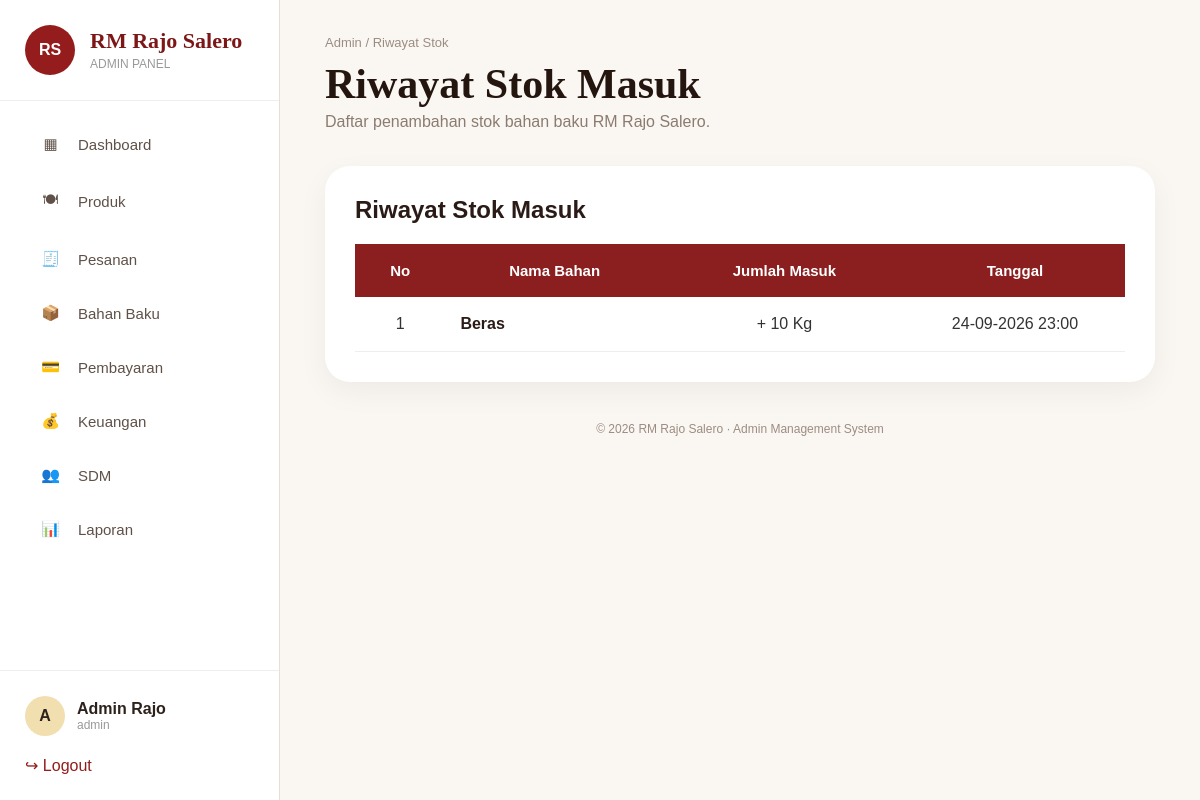
/admin/riwayat_stok.php (signed in), run on the app's committed database.
### tables this page shows
CREATE TABLE `stok_masuk` (
  `id` int(11) NOT NULL,
  `bahan_id` int(11) NOT NULL,
  `jumlah` int(11) NOT NULL,
  `tanggal` datetime DEFAULT current_timestamp()
);

CREATE TABLE `bahan_baku` (
  `id` int(11) NOT NULL,
  `nama_bahan` varchar(100) NOT NULL,
  `kategori` varchar(50) DEFAULT NULL,
  `jumlah` int(11) NOT NULL,
  `satuan` varchar(20) DEFAULT NULL,
  `stok_minimal` int(11) DEFAULT 5,
  `created_at` timestamp NOT NULL DEFAULT current_timestamp()
);

### admin/riwayat_stok.php (the view, shortened to what this page needs)
<?php
require_once 'database.php';
$riwayat = mysqli_query(
    $conn,
    "SELECT
        stok_masuk.*,
        bahan_baku.nama_bahan,
        bahan_baku.satuan
    FROM stok_masuk
    JOIN bahan_baku
    ON stok_masuk.bahan_id = bahan_baku.id
    ORDER BY stok_masuk.tanggal DESC"
);
?>
<!DOCTYPE html>
<html lang="id">
<head>
<link rel="stylesheet" href="dashboard.css">
<link rel="stylesheet" href="bahan_baku.css">
</head>
<body>
<div class="admin-layout">
<?php include 'sidebar.php'; ?>
<main class="main-content">
<header class="topbar">
<div>
<p class="breadcrumb">
Admin / Riwayat Stok
</p>
<h1>
Riwayat Stok Masuk
</h1>
<p class="welcome">
Daftar penambahan stok bahan baku RM Rajo Salero.
</p>
</div>
</header>
<section class="table-wrapper">
<div class="table-header">
<h2>
Riwayat Stok Masuk
</h2>
</div>
<table class="bahan-table">
<thead>
<tr>
<th>
No
</th>
<th>
Nama Bahan
</th>
<th>
Jumlah Masuk
</th>
<th>
Tanggal
</th>
</tr>
</thead>
<tbody>
<?php
$no=1;
while($row=mysqli_fetch_assoc($riwayat)):
?>
<tr>
<td>
<?= $no++; ?>
</td>
<td>
<?= htmlspecialchars($row['nama_bahan']); ?>
</td>
<td>
+ <?= $row['jumlah']; ?>
<?= $row['satuan']; ?>
</td>
<td>
<?= date('d-m-Y H:i', strtotime($row['tanggal'])); ?>
</td>
</tr>
<?php endwhile; ?>
</tbody>
</table>
</section>
<footer class="admin-footer">
© 2026 RM Rajo Salero · Admin Management System
</footer>
</main>
</div>
</body>
</html>

### admin/dashboard.css (style rules this page uses)
.admin-layout { display:flex; }
.main-content { margin-left:280px; width:calc(100% - 280px); padding:35px 45px; }
* { margin:0; padding:0; box-sizing:border-box; }
body { background:#f8f5ef; color:#2d211b; font-family:'Montserrat', sans-serif; }
.admin-layout { display:flex; min-height:100vh; }
.main-content { flex:1; padding:35px 45px; }
.topbar { display:flex; justify-content:space-between; align-items:center; margin-bottom:35px; }
.breadcrumb { color:#9b8c82; font-size:13px; margin-bottom:10px; }
.topbar h1 { font-family:'Cormorant Garamond',serif; font-size:42px; color:#24150f; }
.welcome { color:#8b7b70; margin-top:5px; }
.admin-footer { text-align:center; margin-top:40px; color:#9c8c82; font-size:12px; }

### admin/bahan_baku.css (style rules this page uses)
.main-content { background:#faf7f3; }
.table-wrapper { width:100%; background:white; padding:30px; border-radius:25px; box-sizing:border-box; box-shadow:0 10px 30px rgba(0,0,0,0.05); }
.table-wrapper h2 { font-size:24px; color:#2b1b16; margin-bottom:20px; }
.bahan-table { width:100%; border-collapse:collapse; overflow:hidden; }
.bahan-table thead { background:#8b1e1e; color:white; }
.bahan-table th { padding:18px 15px; text-align:center; font-size:15px; font-weight:700; }
.bahan-table td { padding:18px 15px; border-bottom:1px solid #eee; text-align:center; color:#333; }
.bahan-table td:nth-child(2) { text-align:left; font-weight:600; color:#2b1b16; }
.bahan-table th:last-child, .bahan-table td:last-child { width:220px; }

### data on the page
stok_masuk: bahan_baku.nama_bahan "Beras", jumlah "10", bahan_baku.satuan "Kg", tanggal "24-09-2026 23:00"

### other printed values
substr($admin_name, 0, 1) "A"
$admin_name "Admin Rajo"
$admin_username "admin"
